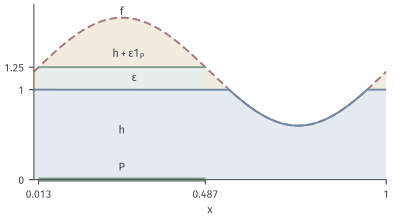

Generate this figure with Python:
from pathlib import Path
import sys
ROOT = next(p for p in Path(__file__).resolve().parents if (p/"build.sh").is_file() and (p/"tex/book.tex").is_file())
sys.path.insert(0, str(ROOT/"figures/00-shared/mathematical-preliminaries-upper/00-shared/comprehension-figures"))
from support import figure, save, BLUE, GREEN, YELLOW, RED, PURPLE, INK, MUTED, GRID, BLUE_FILL, GREEN_FILL, YELLOW_FILL, RED_FILL, PURPLE_FILL
import numpy as np

# f(x)=1.2+0.6 sin(2 pi x); h=min(f,1); eps=0.25; P={f-h>=eps}
fig, ax = figure(width_mm=100, height_mm=56)
x = np.linspace(0, 1, 2001)
f = 1.2 + .6*np.sin(2*np.pi*x)
h = np.minimum(f, 1.0)
eps = .25
P = (f - h) >= eps
ax.fill_between(x, 0, h, color=BLUE_FILL, lw=0)
ax.fill_between(x, h, f, color=YELLOW_FILL, lw=0)
ax.fill_between(x, h, h+eps, where=P, color=GREEN_FILL, lw=0)
ax.plot(x, f, color=RED, lw=1.4, ls=(0, (4, 2)))
ax.plot(x, h, color=BLUE, lw=1.4)
ax.plot(x[P], (h+eps)[P], color=GREEN, lw=1.4)
a = np.arcsin(.05/.6)/(2*np.pi); b = .5 - a
ax.plot([a, b], [0, 0], color=GREEN, lw=3, solid_capstyle='butt', clip_on=False)
ax.text((a+b)/2, .07, r'$P$', ha='center', va='bottom')
ax.text(.25, .55, r'$h$', ha='center', va='center')
ax.text(.285, 1.125, r'$\varepsilon$', ha='center', va='center')
ax.text(.25, 1.87, r'$f$', ha='center', va='center')
ax.text(.27, 1.40, r'$h+\varepsilon\mathbf{1}_P$', ha='center', va='center', color=INK)
ax.set_xlim(0, 1.0); ax.set_ylim(0, 1.95)
ax.set_xticks([a, b, 1]); ax.set_xticklabels([f'{a:.3f}', f'{b:.3f}', '1'])
ax.set_yticks([0, 1, 1.25]); ax.set_yticklabels(['0', '1', '1.25'])
ax.set_xlabel(r'$x$')
save(fig, Path(__file__).resolve().parent, 'figure', {'formula': 'f=1.2+0.6 sin(2 pi x), h=min(f,1), eps=0.25, P={f-h>=eps}', 'P': [float(a), float(b)]})
